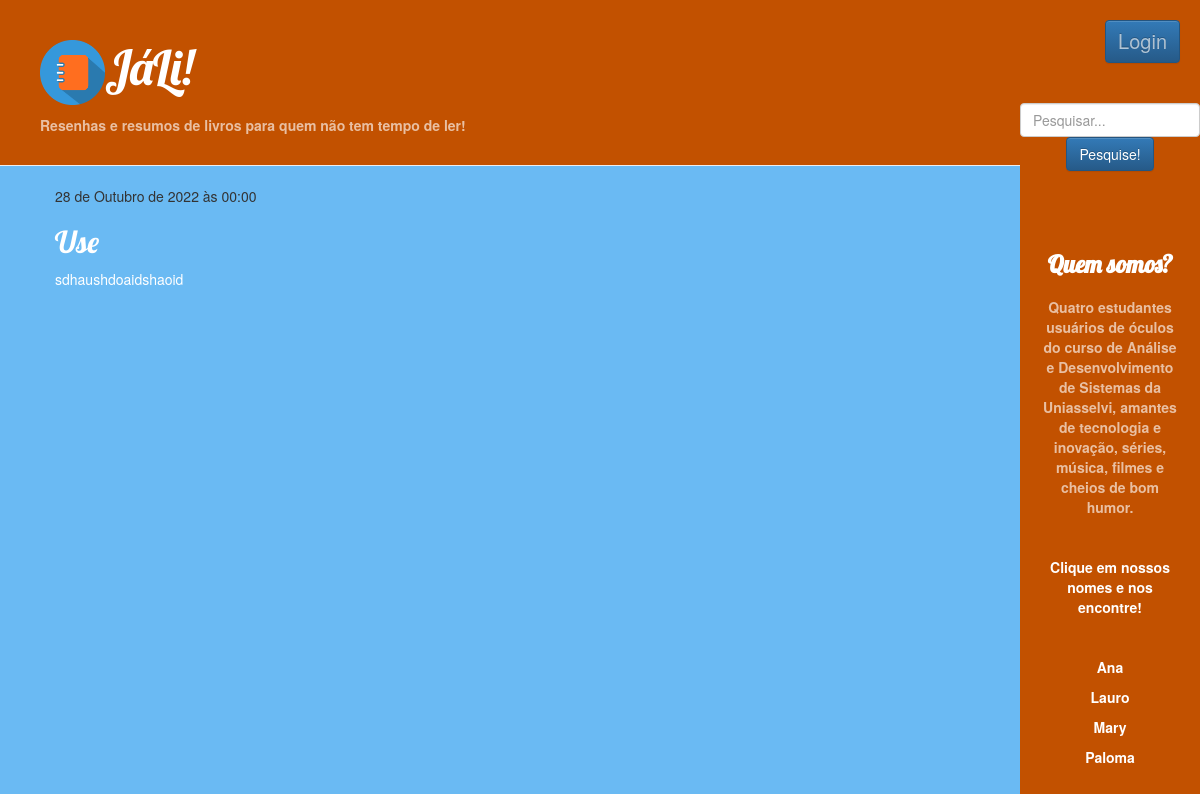
/resenha/5/, run on the app's committed database.
### home/models.py (models this page shows, shortened)
class Resenha(models.Model):
    autor = models.ForeignKey(settings.AUTH_USER_MODEL, on_delete=models.CASCADE)
    titulo = models.CharField(max_length=200)
    texto = models.TextField()
    data_criacao = models.DateTimeField(default=timezone.now)
    data_publicacao = models.DateTimeField(blank=True, null=True)

### home/views.py (the view)
# urls.py: path('resenha/<int:pk>/', views.detalhe_resenha, name='detalhe_resenha'),
def detalhe_resenha(request, pk):
    resenha = get_object_or_404(Resenha, pk=pk)
    return render(request, 'home/detalhe_resenha.html', {'resenha': resenha})

### home/templates/home/detalhe_resenha.html (shortened to what this page needs)
{% extends 'home/base.html' %}
{% block content %}
    <div class="resenha">
        {% if resenha.data_publicacao %}
            <div class="date">
                {{ resenha.data_publicacao }}
            </div>
        {% endif %}
        <h2>{{ resenha.titulo }}</h2>
        <p>{{ resenha.texto|linebreaksbr }}</p>
    </div>
{% endblock %}

### home/static/css/home.css (style rules this page uses)
body { background-color: rgb(106, 186, 243); }
h1, h2, h3, h4 { font-family: 'Lobster', cursive; }
.resenha { margin-bottom: 70px; }
.resenha h2, h2 a, .resenha h2 a:visited { color: #ffffff; }
.resenha p { color: #ffffff; }

### data on the page
Resenha: data_publicacao "28 de Outubro de 2022 às 00:00", titulo "Use", texto "sdhaushdoaidshaoid"
